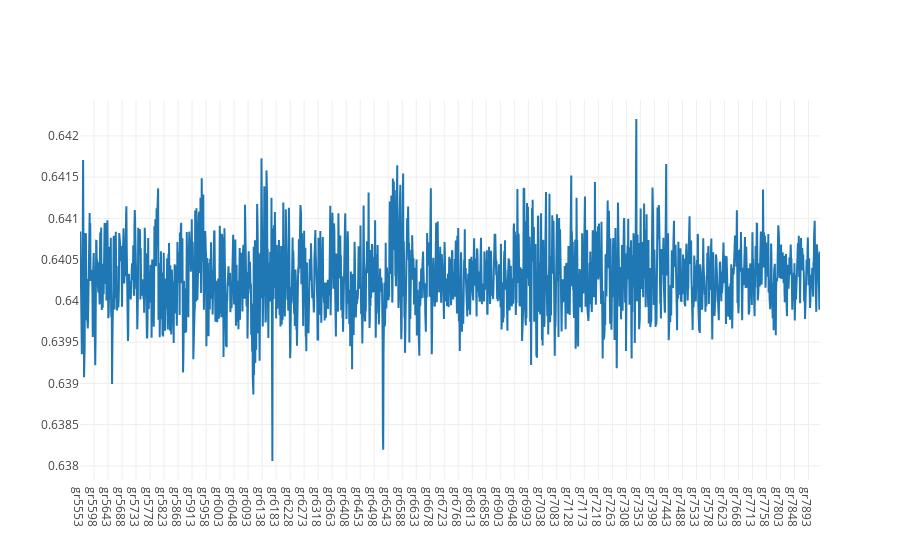

The notebook cell saved with this chart:
### Code cell
# predictDates = data.tail(len(inv_y)).index
# actual_chart = go.Scatter(x=predictDates, y=inv_y[:,0], name= 'Actual Price')
# multi_predict_chart = go.Scatter(x=predictDates, y=inv_yhat[:,0], name= 'Multi Predict Price')
# py.iplot([multi_predict_chart, actual_chart])


predictDates = data.tail(len(test_y)).index
actual_chart = go.Scatter(x=predictDates, y=test_y[:,0], name= 'Actual Price')
multi_predict_chart = go.Scatter(x=predictDates, y=yhat[:,0], name= 'Multi Predict Price')
py.iplot([multi_predict_chart])

### Figure 1 — Plotly figure (JSON) as saved in the notebook; plotly's stock layout.template omitted (floating-point values rounded to 4 significant figures; data arrays with more than 128 entries replaced by an {"elided": "..."} marker saying what was removed)
{"data": [{"name": "Multi Predict Price", "type": "scatter", "uid": "7cb1a6e2-58f8-41aa-9f14-02e3e96b02e2", "x": {"elided": "2378 str values"}, "y": {"elided": "2378 float values"}}], "layout": {}}
